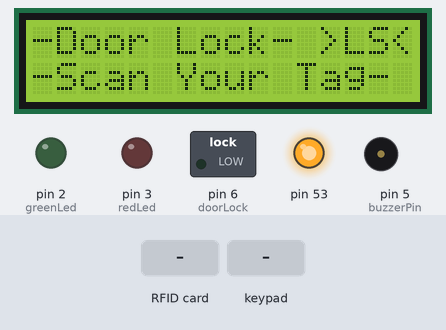
Recording of a sketch running on a simulated Arduino Mega 2560, built with avr-gcc and run on an emulated ATmega2560. On the bench: 16×2 character LCD, switched loads named in the sketch (green lamp = pin HIGH), output pins drawn as LEDs (lit = HIGH), buzzer (waves = sounding). Inputs (shaded band) come from the test bench. Pins used as bus, display or sensor lines are not drawn.

Above: at 2.3 s.
2.4 s: RFID card 60 34 8F 1E held to the reader
At 4.5 s:
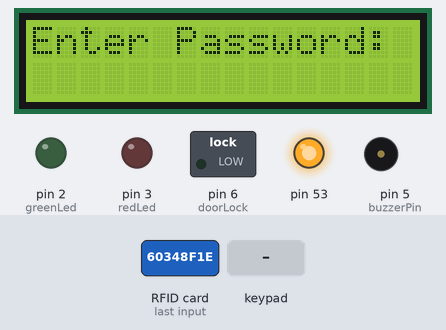
5.1 s: keypad keys 1 2 3 4 pressed 0.4 s apart
At 12.3 s:
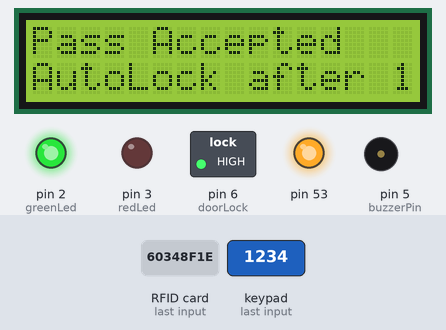
16.0 s: RFID card E9 1C BE 5A held to the reader
At 16.8 s:
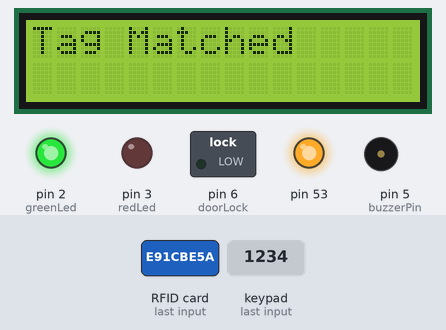
18.9 s: keypad keys 2 3 2 5 2 7 2 9 pressed 0.4 s apart
At 20.8 s:
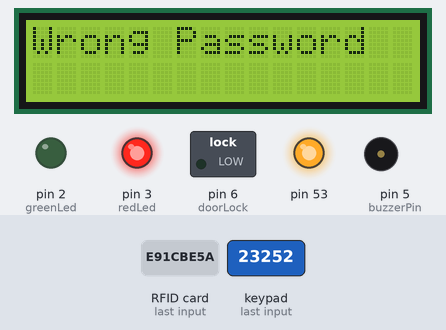
24.8 s: RFID card 04 52 4C 5A 10 2A 70 held to the reader
At 27.05 s:
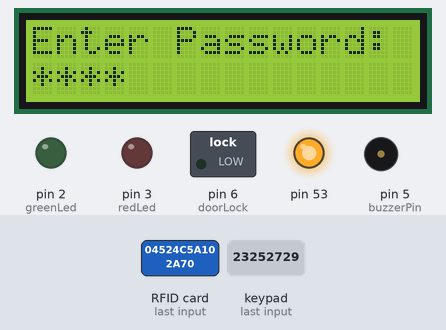
27.6 s: RFID card 5E 7A 19 C4 held to the reader
At 32.6 s:
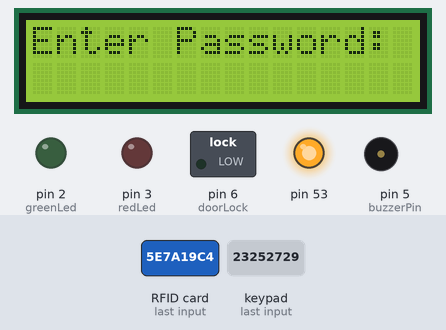
Timing chart, 0 to 33.1 s (numbered marks = the images above; inputs shaded):
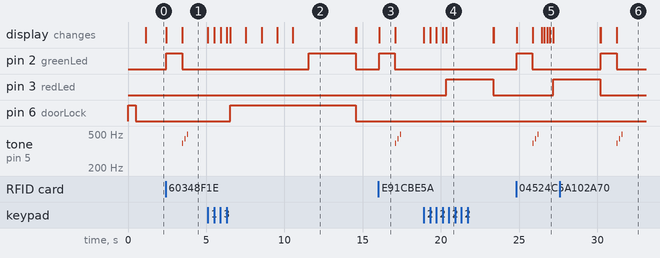

Measured:
- after the input at 2.4 s, pin 2 (greenLed): LOW → HIGH after 0.05 s, → LOW 1.0 s later; tone on pin 5 (buzzerPin): plays 392 Hz for 0.06 s, 440 Hz for 0.06 s, 494 Hz for 0.06 s, starting after 1.1 s; the display: first changes after 0.05 s (image 1 shows a later state)
- after the input at 5.1 s, pin 2 (greenLed): LOW → HIGH after 6.4 s, → LOW 3.0 s later; pin 6 (doorLock): LOW → HIGH after 1.4 s, → LOW 8.0 s later; the display: first changes at once (image 2 shows a later state)
- after the input at 16.0 s, pin 2 (greenLed): LOW → HIGH after 0.05 s, → LOW 1.0 s later; tone on pin 5 (buzzerPin): plays 392 Hz for 0.06 s, 440 Hz for 0.06 s, 494 Hz for 0.06 s, starting after 1.1 s; the display: changes after 0.05 s (image 3)
- after the input at 18.9 s, pin 3 (redLed): LOW → HIGH after 1.4 s, → LOW 3.0 s later; the display: first changes at once (image 4 shows a later state)
- after the input at 24.8 s, pin 2 (greenLed): LOW → HIGH at once, → LOW 1.0 s later; pin 3 (redLed): LOW → HIGH after 2.4 s; tone on pin 5 (buzzerPin): plays 392 Hz for 0.06 s, 440 Hz for 0.06 s, 494 Hz for 0.06 s, starting after 1.1 s; the display: first changes at once (image 5 shows a later state)
- after the input at 27.6 s, pin 2 (greenLed): LOW → HIGH after 2.6 s, → LOW 1.0 s later; tone on pin 5 (buzzerPin): plays 392 Hz for 0.06 s, 440 Hz for 0.06 s, 494 Hz for 0.06 s, starting after 3.6 s; the display: first differs from a run without the input after 2.6 s (image 6 shows a later state)
- what the display in image 2 shows lasts 4.0 s, from 10.5 s to 14.5 s

The sketch:

pengaman_ganda_rfid_dan_password.ino
```cpp
// Not:
// Lengkapi librari yang di perlukan pada tanda #include <librarinya.h>
// Silahkan sesuaikan kembali dengan IO yang digunakan pada arduino kalian jika menggunakan selain arduino mega
// Silahkan sesuaikan uncomment jika menggunakan servo atau selenoid door lock
// Jangan lupa di SUBSCRIBE LOgic Solution :)


#include <MFRC522.h>
#include <LiquidCrystal_I2C.h>
#include <Keypad.h>
#include "pitches.h"
//#include <Servo.h>
#include <SPI.h>
#include <Wire.h>

//int i=0;

// Create instances
LiquidCrystal_I2C lcd(0x27, 16, 2);
MFRC522 mfrc522(9, 8); // MFRC522 mfrc522(SS_PIN, RST_PIN)
  //Servo sg90;
  // Initialize Pins for led's, servo and buzzer
  // Blue LED is connected to 5V
constexpr uint8_t greenLed = 2;
constexpr uint8_t redLed = 3;
constexpr uint8_t doorLock = 6;
  //constexpr uint8_t servoPin = 4;
constexpr uint8_t buzzerPin = 5;

//++++++
int masukkan_password_melody[] = {NOTE_G4,0,NOTE_A4,0, NOTE_B4,0,NOTE_A4,0,NOTE_B4,0, NOTE_C5,0};
int masukkan_password_noteDurations[] = {8,8,8,8,8,4,8,8,8,8,8,4};
//++++++

char initial_password[4] = {'1', '2', '3', '4'};  // Variable to store initial password
String tagUID1 = "60 34 8F 1E";  // String to store UID of tag. Change it with your tag's UID
String tagUID2 = "E9 1C BE 5A"; //gantungan kunci
String tagUID3 = "04 52 4C 5A 10 2A 70";//ktp
//kalau kurang tambahkan di bawahnya
char password[4];   // Variable to store users password
boolean RFIDMode = true; // boolean to change modes
char key_pressed = 0; // Variable to store incoming keys
uint8_t i = 0;  // Variable used for counter

// defining how many rows and columns our keypad have
const byte rows = 4;
const byte columns = 4;

//+++++
//const int red = 11;//pin yang digunakan
//++++

// Keypad pin map
char hexaKeys[rows][columns] = {
  {'1', '2', '3', 'A'},
  {'4', '5', '6', 'B'},
  {'7', '8', '9', 'C'},
  {'*', '0', '#', 'D'}
};
// Initializing pins for keypad
byte row_pins[rows] = {23, 25, 27, 29};
byte column_pins[columns] = {31, 33, 35, 37};

// Create instance for keypad
Keypad keypad_key = Keypad( makeKeymap(hexaKeys), row_pins, column_pins, rows, columns);

void setup() {
  // Arduino Pin configuration
  pinMode(buzzerPin, OUTPUT);
  pinMode(redLed, OUTPUT);
  pinMode(greenLed, OUTPUT);
  pinMode(doorLock, OUTPUT);
  digitalWrite(doorLock, HIGH);
  delay(500);
  digitalWrite(doorLock,LOW);
  delay(500);
  //+++++
  //+++++
  //sg90.attach(servoPin);  //Declare pin 8 for servo
  //sg90.write(0); // Set initial position at 90 degrees

  lcd.begin();   // LCD screen
  lcd.backlight();
  SPI.begin();      // Init SPI bus
  mfrc522.PCD_Init();   // Init MFRC522
  lcd.clear(); // Clear LCD screen
}

void loop() {

  // System will first look for mode
  if (RFIDMode == true) {

    int i;
    lcd.setCursor(0, 0);
    lcd.print("-Door Lock- >LS<");
    lcd.setCursor(0, 1);
    lcd.print("-Scan Your Tag- ");

    // Look for new cards
    if ( ! mfrc522.PICC_IsNewCardPresent()) {
      return;
    }
    // Select one of the cards
    if ( ! mfrc522.PICC_ReadCardSerial()) {
      return;
    }
    //Reading from the card
    String tag = "";
    for (byte j = 0; j < mfrc522.uid.size; j++)
    {
      tag.concat(String(mfrc522.uid.uidByte[j] < 0x10 ? " 0" : " "));
      tag.concat(String(mfrc522.uid.uidByte[j], HEX));
    }
    tag.toUpperCase();
    //Checking the card
    if (tag.substring(1) == tagUID1, tagUID2, tagUID3)

    {
      // If UID of tag is matched.
      lcd.clear();
      lcd.print("Tag Matched");
      digitalWrite(greenLed, HIGH);
      delay(1000);
      digitalWrite(greenLed, LOW);
      lcd.clear();
      lcd.print("Enter Password:");
      lcd.setCursor(0, 1);
      RFIDMode = false; // Make RFID mode false

      for (int i = 0; i < 6; i++){
      int masukkan_password_noteDuration = 500/masukkan_password_noteDurations[i];
      tone(buzzerPin, masukkan_password_melody[i],masukkan_password_noteDuration);
      int masukkan_password_pauseBetweenNotes = masukkan_password_noteDuration * 1.30;
      delay(masukkan_password_pauseBetweenNotes);
      noTone(buzzerPin);
      }

    }
    else
    {
      // If UID of tag is not matched.
      lcd.clear();
      lcd.setCursor(0, 0);
      lcd.print("Wrong Tag Shown");
      lcd.setCursor(0, 1);
      lcd.print("Access Denied");
      digitalWrite(buzzerPin, HIGH);
      digitalWrite(redLed, HIGH);
      delay(3000);
      digitalWrite(buzzerPin, LOW);
      digitalWrite(redLed, LOW);
      lcd.clear();
    }
  }
  // If RFID mode is false, it will look for keys from keypad
  if (RFIDMode == false) {
    key_pressed = keypad_key.getKey(); // Storing keys
    if (key_pressed)
    {
      password[i++] = key_pressed; // Storing in password variable
      lcd.print("*");
    }
    if (i == 4) // If 4 keys are completed
    {
      delay(200);
      if (!(strncmp(password, initial_password, 4))) // If password is matched
      {
        lcd.clear();
        lcd.print("Pass Accepted");
        digitalWrite(doorLock, HIGH);
        //sg90.write(90); // Door Opened
        lcd.setCursor (0,1);
        lcd.print(F("AutoLock after "));
        for(int i=5; i>0; i--){
        lcd.setCursor (15,1); lcd.print(i);
        delay (1000);
        }
        digitalWrite(greenLed, HIGH);
        delay(3000);
        digitalWrite(greenLed, LOW);
        digitalWrite(doorLock, LOW);
        //sg90.write(0); // Door Closed
        lcd.clear();
        i = 0;
        RFIDMode = true; // Make RFID mode true
      }
      else    // If password is not matched
      {
        lcd.clear();
        lcd.print("Wrong Password");
        digitalWrite(buzzerPin, HIGH);
        digitalWrite(redLed, HIGH);
        delay(3000);
        digitalWrite(buzzerPin, LOW);
        digitalWrite(redLed, LOW);
        lcd.clear();
        i = 0;
        RFIDMode = true;  // Make RFID mode true
      }
    }
  }
}
```
